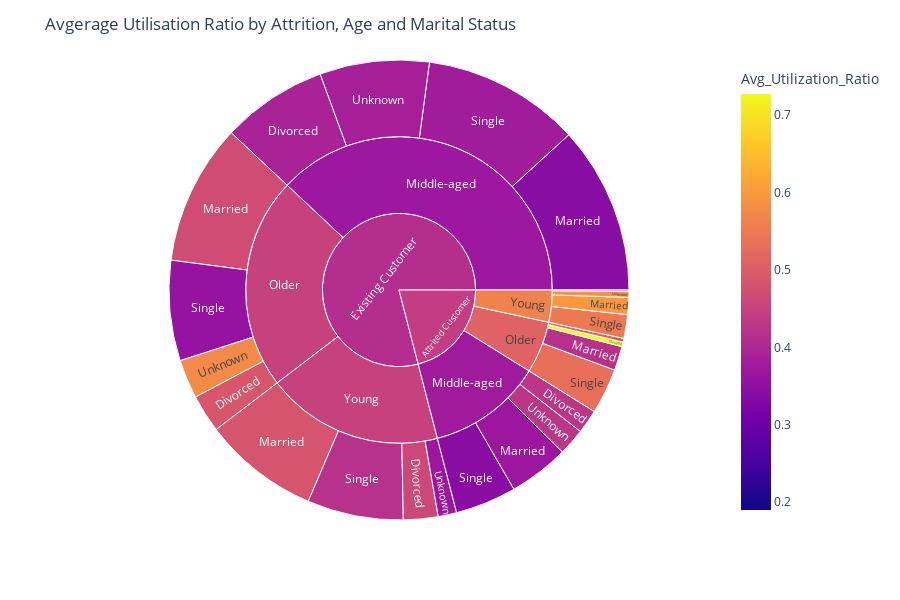

The cell this chart's notebook holds for it:
### Code cell
#Plotly sunburst plot showing average Avg_Utilization_Ratio by Attrition_Flag_Original, Age_Group, Education_Level


fig = px.sunburst(avg_util_df, path=[ 'Attrition_Flag_Original', 'Age_Group','Marital_Status'], values='Avg_Utilization_Ratio',
                  color='Avg_Utilization_Ratio', hover_data={'Avg_Utilization_Ratio': ':.2f'})
fig.update_layout(title='Avgerage Utilisation Ratio by Attrition, Age and Marital Status', width=900, height=600)
fig.show()

### Figure 1 — Plotly figure (JSON) as saved in the notebook; plotly's stock layout.template omitted (floating-point values rounded to 4 significant figures)
{"data": [{"branchvalues": "total", "customdata": [[0.4268], [0.3915], [0.7272], [0.4875], [0.1899], [0.4627], [0.3686], [0.3411], [0.4181], [0.4683], [0.5974], [0.482], [0.3424], [0.3776], [0.5307], [0.3595], [0.5488], [0.4185], [0.4262], [0.3838], [0.5114], [0.5753], [0.5879], [0.3696], [0.3764], [0.3702], [0.5069], [0.4493], [0.5629], [0.4486], [0.4406], [0.4111]], "domain": {"x": [0, 1], "y": [0, 1]}, "hovertemplate": "labels=%{label}<br>Avg_Utilization_Ratio_sum=%{value}<br>parent=%{parent}<br>id=%{id}<br>Avg_Utilization_Ratio=%{color:.2f}<extra></extra>", "ids": ["Attrited Customer/Middle-aged/Divorced", "Existing Customer/Middle-aged/Divorced", "Attrited Customer/Older/Divorced", "Existing Customer/Older/Divorced", "Attrited Customer/Young/Divorced", "Existing Customer/Young/Divorced", "Attrited Customer/Middle-aged/Married", "Existing Customer/Middle-aged/Married", "Attrited Customer/Older/Married", "Existing Customer/Older/Married", "Attrited Customer/Young/Married", "Existing Customer/Young/Married", "Attrited Customer/Middle-aged/Single", "Existing Customer/Middle-aged/Single", "Attrited Customer/Older/Single", "Existing Customer/Older/Single", "Attrited Customer/Young/Single", "Existing Customer/Young/Single", "Attrited Customer/Middle-aged/Unknown", "Existing Customer/Middle-aged/Unknown", "Attrited Customer/Older/Unknown", "Existing Customer/Older/Unknown", "Attrited Customer/Young/Unknown", "Existing Customer/Young/Unknown", "Attrited Customer/Middle-aged", "Existing Customer/Middle-aged", "Attrited Customer/Older", "Existing Customer/Older", "Attrited Customer/Young", "Existing Customer/Young", "Attrited Customer", "Existing Customer"], "labels": ["Divorced", "Divorced", "Divorced", "Divorced", "Divorced", "Divorced", "Married", "Married", "Married", "Married", "Married", "Married", "Single", "Single", "Single", "Single", "Single", "Single", "Unknown", "Unknown", "Unknown", "Unknown", "Unknown", "Unknown", "Middle-aged", "Middle-aged", "Older", "Older", "Young", "Young", "Attrited Customer", "Existing Customer"], "marker": {"coloraxis": "coloraxis", "colors": [0.4268, 0.3915, 0.7272, 0.4875, 0.1899, 0.4627, 0.3686, 0.3411, 0.4181, 0.4683, 0.5974, 0.482, 0.3424, 0.3776, 0.5307, 0.3595, 0.5488, 0.4185, 0.4262, 0.3838, 0.5114, 0.5753, 0.5879, 0.3696, 0.3764, 0.3702, 0.5069, 0.4493, 0.5629, 0.4486, 0.4406, 0.4111]}, "name": "", "parents": ["Attrited Customer/Middle-aged", "Existing Customer/Middle-aged", "Attrited Customer/Older", "Existing Customer/Older", "Attrited Customer/Young", "Existing Customer/Young", "Attrited Customer/Middle-aged", "Existing Customer/Middle-aged", "Attrited Customer/Older", "Existing Customer/Older", "Attrited Customer/Young", "Existing Customer/Young", "Attrited Customer/Middle-aged", "Existing Customer/Middle-aged", "Attrited Customer/Older", "Existing Customer/Older", "Attrited Customer/Young", "Existing Customer/Young", "Attrited Customer/Middle-aged", "Existing Customer/Middle-aged", "Attrited Customer/Older", "Existing Customer/Older", "Attrited Customer/Young", "Existing Customer/Young", "Attrited Customer", "Existing Customer", "Attrited Customer", "Existing Customer", "Attrited Customer", "Existing Customer", "", ""], "type": "sunburst", "values": [7.519, 33.26, 1.491, 11.95, 0.3435, 10.87, 18.98, 52.69, 7.571, 44.29, 5.372, 36.51, 19.21, 49.6, 14.31, 31.5, 7.441, 30.2, 8.445, 34.39, 1.121, 12.2, 1.939, 5.817, 54.15, 169.9, 24.49, 99.94, 15.1, 83.4, 93.74, 353.3]}], "layout": {"coloraxis": {"colorbar": {"title": {"text": "Avg_Utilization_Ratio"}}, "colorscale": [[0, "#0d0887"], [0.1111, "#46039f"], [0.2222, "#7201a8"], [0.3333, "#9c179e"], [0.4444, "#bd3786"], [0.5556, "#d8576b"], [0.6667, "#ed7953"], [0.7778, "#fb9f3a"], [0.8889, "#fdca26"], [1, "#f0f921"]]}, "height": 600, "legend": {"tracegroupgap": 0}, "margin": {"t": 60}, "title": {"text": "Avgerage Utilisation Ratio by Attrition, Age and Marital Status"}, "width": 900}}
